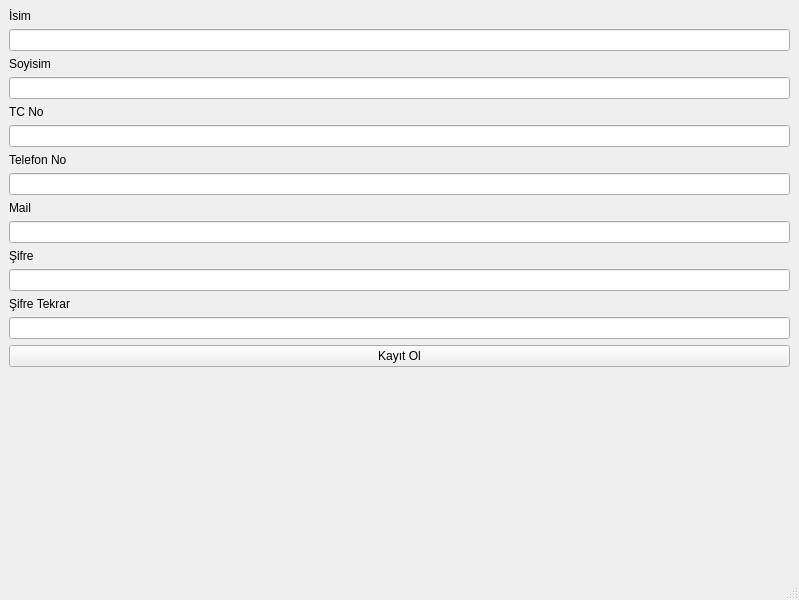
<?xml version="1.0" encoding="UTF-8"?>
<ui version="4.0">
 <class>MainWindow</class>
 <widget class="QMainWindow" name="MainWindow">
  <property name="geometry">
   <rect>
    <x>0</x>
    <y>0</y>
    <width>799</width>
    <height>600</height>
   </rect>
  </property>
  <property name="windowTitle">
   <string>MainWindow</string>
  </property>
  <widget class="QWidget" name="centralwidget">
   <layout class="QGridLayout" name="gridLayout_2">
    <item row="7" column="0">
     <widget class="QLineEdit" name="lineEdit_3"/>
    </item>
    <item row="15" column="0">
     <spacer name="verticalSpacer">
      <property name="orientation">
       <enum>Qt::Vertical</enum>
      </property>
      <property name="sizeHint" stdset="0">
       <size>
        <width>20</width>
        <height>40</height>
       </size>
      </property>
     </spacer>
    </item>
    <item row="11" column="0">
     <widget class="QLineEdit" name="lineEdit_5"/>
    </item>
    <item row="4" column="0">
     <widget class="QLabel" name="label_7">
      <property name="text">
       <string>TC No</string>
      </property>
     </widget>
    </item>
    <item row="6" column="0">
     <widget class="QLabel" name="label_3">
      <property name="text">
       <string>Telefon No</string>
      </property>
     </widget>
    </item>
    <item row="10" column="0">
     <widget class="QLabel" name="label_5">
      <property name="text">
       <string>Şifre</string>
      </property>
     </widget>
    </item>
    <item row="9" column="0">
     <widget class="QLineEdit" name="lineEdit_4"/>
    </item>
    <item row="1" column="0">
     <widget class="QLabel" name="label_2">
      <property name="text">
       <string>Soyisim</string>
      </property>
     </widget>
    </item>
    <item row="13" column="0">
     <widget class="QLineEdit" name="lineEdit_6"/>
    </item>
    <item row="14" column="0">
     <widget class="QPushButton" name="pushButton">
      <property name="text">
       <string>Kayıt Ol</string>
      </property>
     </widget>
    </item>
    <item row="0" column="0">
     <layout class="QGridLayout" name="gridLayout">
      <item row="1" column="0">
       <widget class="QLineEdit" name="lineEdit"/>
      </item>
      <item row="0" column="0">
       <widget class="QLabel" name="label">
        <property name="text">
         <string>İsim</string>
        </property>
       </widget>
      </item>
     </layout>
    </item>
    <item row="12" column="0">
     <widget class="QLabel" name="label_6">
      <property name="text">
       <string>Şifre Tekrar</string>
      </property>
     </widget>
    </item>
    <item row="3" column="0">
     <widget class="QLineEdit" name="lineEdit_2"/>
    </item>
    <item row="8" column="0">
     <widget class="QLabel" name="label_4">
      <property name="text">
       <string>Mail</string>
      </property>
     </widget>
    </item>
    <item row="5" column="0">
     <widget class="QLineEdit" name="lineEdit_7"/>
    </item>
   </layout>
  </widget>
  <widget class="QStatusBar" name="statusbar"/>
 </widget>
 <resources/>
 <connections/>
</ui>
